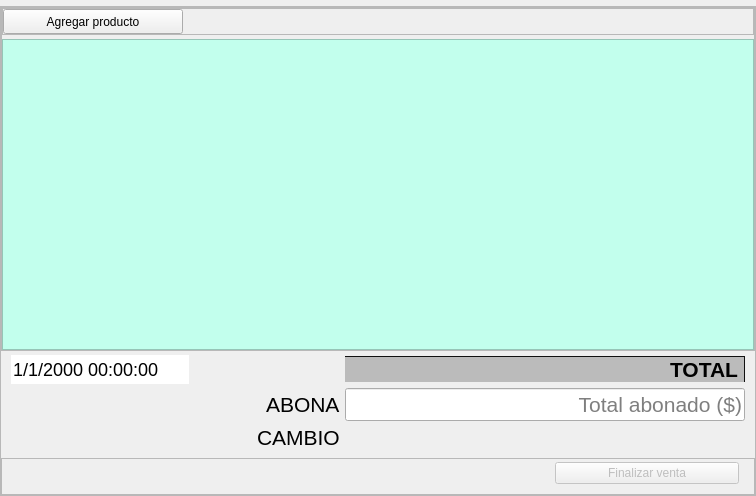
             <widget class="QWidget" name="box1_sales_form">
              <property name="geometry">
               <rect>
                <x>0</x>
                <y>0</y>
                <width>756</width>
                <height>496</height>
               </rect>
              </property>
              <attribute name="label">
               <string>Formulario de venta</string>
              </attribute>
              <layout class="QVBoxLayout" name="box1_sales_form_Vlayout" stretch="0">
               <property name="spacing">
                <number>4</number>
               </property>
               <property name="leftMargin">
                <number>0</number>
               </property>
               <property name="topMargin">
                <number>6</number>
               </property>
               <property name="rightMargin">
                <number>0</number>
               </property>
               <property name="bottomMargin">
                <number>0</number>
               </property>
               <item>
                <widget class="QFrame" name="main_form">
                 <property name="frameShape">
                  <enum>QFrame::Shape::StyledPanel</enum>
                 </property>
                 <property name="frameShadow">
                  <enum>QFrame::Shadow::Raised</enum>
                 </property>
                 <layout class="QVBoxLayout" name="box1_main_form_Vlayout" stretch="10,0,0">
                  <property name="spacing">
                   <number>4</number>
                  </property>
                  <property name="leftMargin">
                   <number>0</number>
                  </property>
                  <property name="topMargin">
                   <number>0</number>
                  </property>
                  <property name="rightMargin">
                   <number>0</number>
                  </property>
                  <property name="bottomMargin">
                   <number>0</number>
                  </property>
                  <item>
                   <widget class="QFrame" name="frame_list">
                    <property name="frameShape">
                     <enum>QFrame::Shape::StyledPanel</enum>
                    </property>
                    <property name="frameShadow">
                     <enum>QFrame::Shadow::Raised</enum>
                    </property>
                    <layout class="QVBoxLayout" name="box1_frame_list_Vlayout" stretch="0,10">
                     <property name="spacing">
                      <number>4</number>
                     </property>
                     <property name="leftMargin">
                      <number>0</number>
                     </property>
                     <property name="topMargin">
                      <number>0</number>
                     </property>
                     <property name="rightMargin">
                      <number>0</number>
                     </property>
                     <property name="bottomMargin">
                      <number>0</number>
                     </property>
                     <item>
                      <widget class="QFrame" name="add_products">
                       <property name="frameShape">
                        <enum>QFrame::Shape::StyledPanel</enum>
                       </property>
                       <property name="frameShadow">
                        <enum>QFrame::Shadow::Raised</enum>
                       </property>
                       <layout class="QHBoxLayout" name="box1_add_products_Hlayout" stretch="0,10">
                        <property name="spacing">
                         <number>4</number>
                        </property>
                        <property name="leftMargin">
                         <number>0</number>
                        </property>
                        <property name="topMargin">
                         <number>0</number>
                        </property>
                        <property name="rightMargin">
                         <number>0</number>
                        </property>
                        <property name="bottomMargin">
                         <number>0</number>
                        </property>
                        <item>
                         <widget class="QPushButton" name="btn_add_product">
                          <property name="minimumSize">
                           <size>
                            <width>180</width>
                            <height>25</height>
                           </size>
                          </property>
                          <property name="maximumSize">
                           <size>
                            <width>250</width>
                            <height>25</height>
                           </size>
                          </property>
                          <property name="toolTip">
                           <string notr="true">&lt;html&gt;&lt;head/&gt;&lt;body&gt;&lt;p&gt;&lt;span style=&quot; font-size:12pt;&quot;&gt;Agrega un producto más a la venta actual (&lt;/span&gt;&lt;span style=&quot; font-size:12pt; font-style:italic;&quot;&gt;+&lt;/span&gt;&lt;span style=&quot; font-size:12pt;&quot;&gt;).&lt;/span&gt;&lt;/p&gt;&lt;/body&gt;&lt;/html&gt;</string>
                          </property>
                          <property name="text">
                           <string>Agregar producto</string>
                          </property>
                          <property name="iconSize">
                           <size>
                            <width>24</width>
                            <height>24</height>
                           </size>
                          </property>
                          <property name="shortcut">
                           <string notr="true">+</string>
                          </property>
                         </widget>
                        </item>
                        <item>
                         <spacer name="btn_add_product_Hspacer">
                          <property name="orientation">
                           <enum>Qt::Orientation::Horizontal</enum>
                          </property>
                          <property name="sizeHint" stdset="0">
                           <size>
                            <width>379</width>
                            <height>20</height>
                           </size>
                          </property>
                         </spacer>
                        </item>
                       </layout>
                      </widget>
                     </item>
                     <item>
                      <widget class="QListWidget" name="sales_input_list">
                       <property name="sizePolicy">
                        <sizepolicy hsizetype="Expanding" vsizetype="Expanding">
                         <horstretch>0</horstretch>
                         <verstretch>0</verstretch>
                        </sizepolicy>
                       </property>
                       <property name="styleSheet">
                        <string notr="true">QListWidget {
	background-color: rgb(194, 255, 237);
}
QListWidget::item {
	background-color: qlineargradient(spread:pad, x1:0, y1:0.273, x2:1, y2:0.835, stop:0 rgba(144, 205, 171, 255), stop:1 rgba(187, 255, 154, 255));
	margin-left: 7px;
	margin-right: 7px;
	padding: 2px;
	border-bottom: 1px solid;
	border-color: rgb(65, 117, 75);
}
QListWidget::item:selected {
	border-left: 7px solid rgb(34, 87, 122);
}</string>
                       </property>
                       <property name="sizeAdjustPolicy">
                        <enum>QAbstractScrollArea::SizeAdjustPolicy::AdjustToContents</enum>
                       </property>
                       <property name="editTriggers">
                        <set>QAbstractItemView::EditTrigger::NoEditTriggers</set>
                       </property>
                       <property name="tabKeyNavigation">
                        <bool>true</bool>
                       </property>
                       <property name="alternatingRowColors">
                        <bool>false</bool>
                       </property>
                       <property name="resizeMode">
                        <enum>QListView::ResizeMode::Adjust</enum>
                       </property>
                       <property name="spacing">
                        <number>5</number>
                       </property>
                       <property name="uniformItemSizes">
                        <bool>true</bool>
                       </property>
                       <property name="wordWrap">
                        <bool>true</bool>
                       </property>
                      </widget>
                     </item>
                    </layout>
                   </widget>
                  </item>
                  <item>
                   <widget class="QFrame" name="sale_info">
                    <property name="styleSheet">
                     <string notr="true">QLabel,
#lineEdit_paid {
	font-size: 21px;
}


#label_total_change {
	color: #dc2627;
}


#dateTimeEdit_sale {
	font-size: 18px;
}</string>
                    </property>
                    <property name="frameShape">
                     <enum>QFrame::Shape::NoFrame</enum>
                    </property>
                    <property name="frameShadow">
                     <enum>QFrame::Shadow::Raised</enum>
                    </property>
                    <layout class="QGridLayout" name="gridLayout" columnstretch="0,0,0">
                     <property name="leftMargin">
                      <number>10</number>
                     </property>
                     <property name="topMargin">
                      <number>0</number>
                     </property>
                     <property name="rightMargin">
                      <number>10</number>
                     </property>
                     <property name="bottomMargin">
                      <number>0</number>
                     </property>
                     <property name="horizontalSpacing">
                      <number>5</number>
                     </property>
                     <property name="verticalSpacing">
                      <number>4</number>
                     </property>
                     <item row="2" column="2" rowspan="2">
                      <widget class="QLabel" name="label_total_change">
                       <property name="maximumSize">
                        <size>
                         <width>400</width>
                         <height>16777215</height>
                        </size>
                       </property>
                       <property name="text">
                        <string notr="true"/>
                       </property>
                       <property name="alignment">
                        <set>Qt::AlignmentFlag::AlignRight|Qt::AlignmentFlag::AlignTrailing|Qt::AlignmentFlag::AlignVCenter</set>
                       </property>
                       <property name="wordWrap">
                        <bool>false</bool>
                       </property>
                      </widget>
                     </item>
                     <item row="1" column="2">
                      <widget class="QLineEdit" name="lineEdit_paid">
                       <property name="maximumSize">
                        <size>
                         <width>400</width>
                         <height>16777215</height>
                        </size>
                       </property>
                       <property name="toolTip">
                        <string notr="true">&lt;html&gt;&lt;head/&gt;&lt;body&gt;&lt;p&gt;&lt;span style=&quot; font-size:12pt;&quot;&gt;La cantidad de dinero pagado en esta venta. Si es &lt;/span&gt;&lt;span style=&quot; font-size:12pt; text-decoration: underline;&quot;&gt;menor al total&lt;/span&gt;&lt;span style=&quot; font-size:12pt;&quot;&gt;, la diferencia se considera &lt;/span&gt;&lt;span style=&quot; font-size:12pt; text-decoration: underline;&quot;&gt;deuda&lt;/span&gt;&lt;span style=&quot; font-size:12pt;&quot;&gt;. Si es &lt;/span&gt;&lt;span style=&quot; font-size:12pt; text-decoration: underline;&quot;&gt;mayor que el total&lt;/span&gt;&lt;span style=&quot; font-size:12pt;&quot;&gt;, se calcula el &lt;/span&gt;&lt;span style=&quot; font-size:12pt; text-decoration: underline;&quot;&gt;vuelto&lt;/span&gt;&lt;span style=&quot; font-size:12pt;&quot;&gt;.&lt;/span&gt;&lt;/p&gt;&lt;/body&gt;&lt;/html&gt;</string>
                       </property>
                       <property name="inputMask">
                        <string notr="true"/>
                       </property>
                       <property name="text">
                        <string notr="true"/>
                       </property>
                       <property name="alignment">
                        <set>Qt::AlignmentFlag::AlignRight|Qt::AlignmentFlag::AlignTrailing|Qt::AlignmentFlag::AlignVCenter</set>
                       </property>
                       <property name="placeholderText">
                        <string notr="true">Total abonado ($)</string>
                       </property>
                      </widget>
                     </item>
                     <item row="0" column="2">
                      <widget class="QLabel" name="label_total">
                       <property name="sizePolicy">
                        <sizepolicy hsizetype="Preferred" vsizetype="Fixed">
                         <horstretch>0</horstretch>
                         <verstretch>0</verstretch>
                        </sizepolicy>
                       </property>
                       <property name="maximumSize">
                        <size>
                         <width>400</width>
                         <height>16777215</height>
                        </size>
                       </property>
                       <property name="styleSheet">
                        <string notr="true">font-weight: 500;
background-color: #bbb;
border-top: 1px solid #111;
border-right: 1px solid #111;</string>
                       </property>
                       <property name="text">
                        <string notr="true">TOTAL</string>
                       </property>
                       <property name="alignment">
                        <set>Qt::AlignmentFlag::AlignRight|Qt::AlignmentFlag::AlignTrailing|Qt::AlignmentFlag::AlignVCenter</set>
                       </property>
                       <property name="textInteractionFlags">
                        <set>Qt::TextInteractionFlag::TextSelectableByMouse</set>
                       </property>
                      </widget>
                     </item>
                     <item row="1" column="1" alignment="Qt::AlignmentFlag::AlignRight">
                      <widget class="QLabel" name="label_paid">
                       <property name="text">
                        <string>ABONA</string>
                       </property>
                       <property name="textInteractionFlags">
                        <set>Qt::TextInteractionFlag::NoTextInteraction</set>
                       </property>
                      </widget>
                     </item>
                     <item row="2" column="1" alignment="Qt::AlignmentFlag::AlignRight">
                      <widget class="QLabel" name="label_change">
                       <property name="text">
                        <string>CAMBIO</string>
                       </property>
                      </widget>
                     </item>
                     <item row="0" column="0">
                      <widget class="QDateTimeEdit" name="dateTimeEdit_sale">
                       <property name="wrapping">
                        <bool>true</bool>
                       </property>
                       <property name="frame">
                        <bool>false</bool>
                       </property>
                       <property name="readOnly">
                        <bool>true</bool>
                       </property>
                       <property name="buttonSymbols">
                        <enum>QAbstractSpinBox::ButtonSymbols::NoButtons</enum>
                       </property>
                       <property name="accelerated">
                        <bool>false</bool>
                       </property>
                       <property name="correctionMode">
                        <enum>QAbstractSpinBox::CorrectionMode::CorrectToPreviousValue</enum>
                       </property>
                       <property name="keyboardTracking">
                        <bool>false</bool>
                       </property>
                       <property name="showGroupSeparator" stdset="0">
                        <bool>true</bool>
                       </property>
                       <property name="displayFormat">
                        <string>d/M/yyyy HH:mm:ss</string>
                       </property>
                      </widget>
                     </item>
                    </layout>
                   </widget>
                  </item>
                  <item>
                   <widget class="QFrame" name="end_sale">
                    <property name="frameShape">
                     <enum>QFrame::Shape::StyledPanel</enum>
                    </property>
                    <property name="frameShadow">
                     <enum>QFrame::Shadow::Raised</enum>
                    </property>
                    <layout class="QHBoxLayout" name="end_sale_Hlayout" stretch="3,1">
                     <property name="spacing">
                      <number>0</number>
                     </property>
                     <property name="leftMargin">
                      <number>0</number>
                     </property>
                     <property name="topMargin">
                      <number>3</number>
                     </property>
                     <property name="rightMargin">
                      <number>15</number>
                     </property>
                     <property name="bottomMargin">
                      <number>10</number>
                     </property>
                     <item>
                      <spacer name="horizontalSpacer_2">
                       <property name="orientation">
                        <enum>Qt::Orientation::Horizontal</enum>
                       </property>
                       <property name="sizeHint" stdset="0">
                        <size>
                         <width>412</width>
                         <height>20</height>
                        </size>
                       </property>
                      </spacer>
                     </item>
                     <item>
                      <widget class="QPushButton" name="btn_end_sale">
                       <property name="enabled">
                        <bool>false</bool>
                       </property>
                       <property name="toolTip">
                        <string notr="true">&lt;html&gt;&lt;head/&gt;&lt;body&gt;&lt;p&gt;&lt;span style=&quot; font-size:12pt;&quot;&gt;Guarda los datos de la venta actual y da por terminada la venta (&lt;/span&gt;&lt;span style=&quot; font-size:12pt; font-style:italic;&quot;&gt;mayúsculas &lt;/span&gt;&lt;span style=&quot; font-size:12pt;&quot;&gt;+&lt;/span&gt;&lt;span style=&quot; font-size:12pt; font-style:italic;&quot;&gt; enter&lt;/span&gt;&lt;span style=&quot; font-size:12pt;&quot;&gt;).&lt;/span&gt;&lt;/p&gt;&lt;/body&gt;&lt;/html&gt;</string>
                       </property>
                       <property name="text">
                        <string>Finalizar venta</string>
                       </property>
                       <property name="iconSize">
                        <size>
                         <width>24</width>
                         <height>24</height>
                        </size>
                       </property>
                       <property name="shortcut">
                        <string notr="true">Shift+Return</string>
                       </property>
                      </widget>
                     </item>
                    </layout>
                   </widget>
                  </item>
                 </layout>
                </widget>
               </item>
              </layout>
             </widget>
